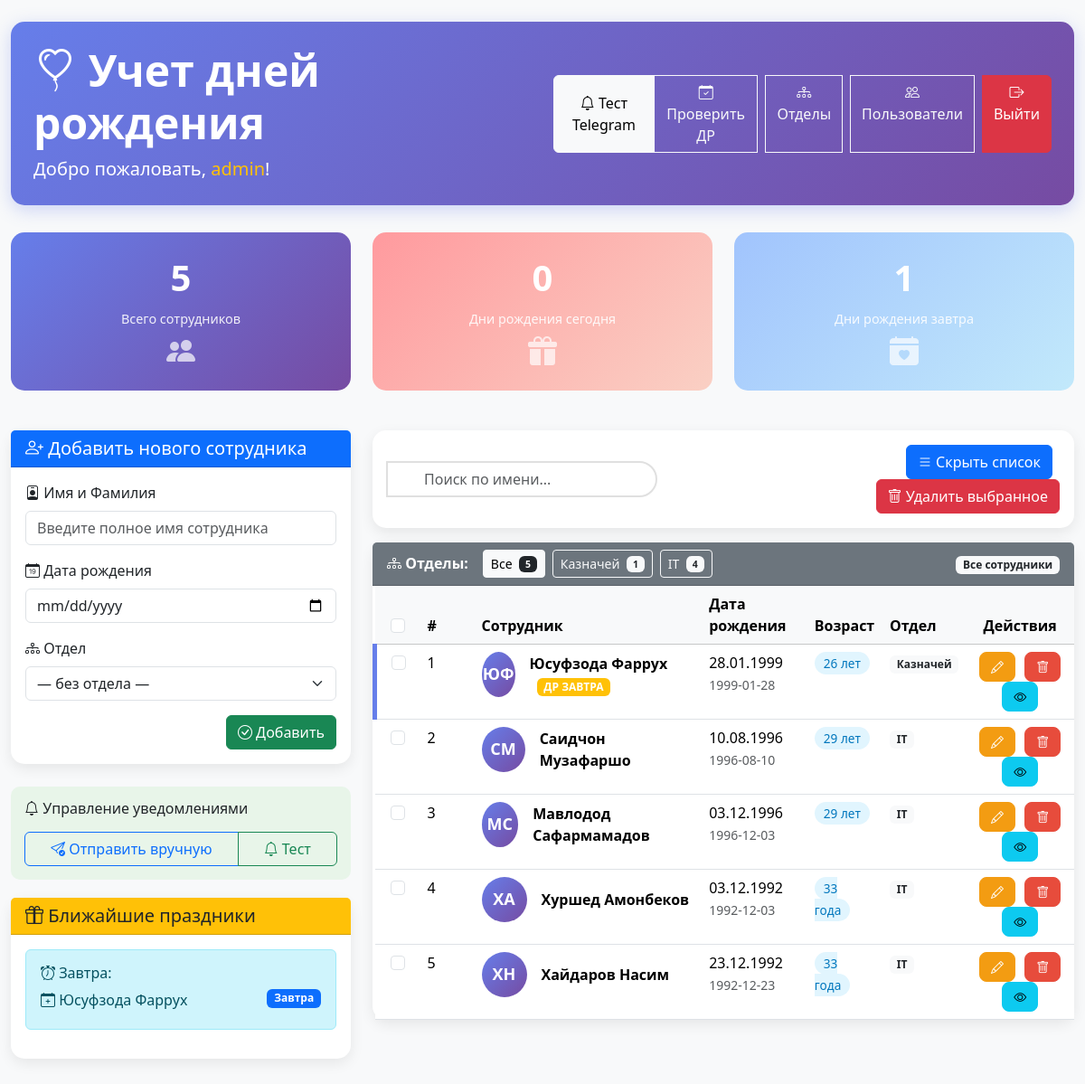
The page / (signed in) on the database its author committed.
### tables this page shows
CREATE TABLE employees (
            id INTEGER PRIMARY KEY AUTOINCREMENT,
            name TEXT NOT NULL,
            dob TEXT NOT NULL
        , department_id INTEGER);

### app.py (the view, shortened to what this page needs)
@app.route("/", methods=["GET", "POST"])
@login_required
def index():
    conn = sqlite3.connect(DB_NAME)
    cur = conn.cursor()
    cur.execute("""
        SELECT e.id, e.name, e.dob, COALESCE(d.name,'') as department
        FROM employees e
        LEFT JOIN departments d ON d.id = e.department_id
    """)
    rows = cur.fetchall()
    conn.close()
    employees = [{"id": r[0], "name": r[1], "dob": r[2], "department": r[3]} for r in rows]
    employees_sorted = sorted(employees, key=lambda x: datetime.strptime(x["dob"], "%Y-%m-%d").replace(year=1900))
    today_md = datetime.now().strftime("%m-%d")
    tomorrow_md = (datetime.now() + timedelta(days=1)).strftime("%m-%d")
    birthdays_today = [e["name"] for e in employees if datetime.strptime(e["dob"], "%Y-%m-%d").strftime("%m-%d") == today_md]
    birthdays_tomorrow = [e["name"] for e in employees if datetime.strptime(e["dob"], "%Y-%m-%d").strftime("%m-%d") == tomorrow_md]
    return render_template(
        "index.html",
        employees=employees_sorted,
        birthdays_today=birthdays_today,
        birthdays_tomorrow=birthdays_tomorrow,
        username=session.get("username"),
        is_admin=session.get("is_admin"),
        now=datetime.now(),
        get_age_suffix=get_age_suffix,
        departments=get_departments()
    )

### templates/index.html (shortened to what this page needs)
<!DOCTYPE html>
<html lang="ru">
<head>
    <link href="https://cdn.jsdelivr.net/npm/bootstrap@5.3.2/dist/css/bootstrap.min.css" rel="stylesheet">
    <link rel="stylesheet" href="https://cdn.jsdelivr.net/npm/bootstrap-icons@1.10.0/font/bootstrap-icons.css">
</head>
<body>
<div class="container-fluid py-4">
    <div class="dashboard-header">
        <div class="row align-items-center">
            <div class="col-md-6">
                <h1 class="display-5 fw-bold mb-2">
                    <i class="bi bi-balloon-heart"></i> Учет дней рождения
                </h1>
                <p class="lead mb-0">Добро пожаловать, <strong class="text-warning">{{ username }}</strong>!</p>
            </div>
            <div class="col-md-6 text-end">
                <div class="btn-group" role="group">
                    <button type="button" class="btn btn-light" onclick="sendTestNotification()">
                        <i class="bi bi-bell"></i> Тест Telegram
                    </button>
                    <a href="{{ url_for('check_birthdays_manual') }}" class="btn btn-outline-light">
                        <i class="bi bi-calendar-check"></i> Проверить ДР
                    </a>
                    {% if is_admin %}
                    <a href="{{ url_for('departments') }}" class="btn btn-outline-light ms-2">
                        <i class="bi bi-diagram-3"></i> Отделы
                    </a>
                    <a href="{{ url_for('users') }}" class="btn btn-outline-light ms-2">
                        <i class="bi bi-people"></i> Пользователи
                    </a>
                    {% endif %}
                    <a href="{{ url_for('logout') }}" class="btn btn-danger ms-2">
                        <i class="bi bi-box-arrow-right"></i> Выйти
                    </a>
                </div>
            </div>
        </div>
    </div>
    <div class="row mb-4">
        <div class="col-md-4">
            <div class="stats-card total">
                <div class="stats-number">{{ employees|length }}</div>
                <div class="stats-label">Всего сотрудников</div>
                <i class="bi bi-people-fill" style="font-size: 2rem; opacity: 0.7;"></i>
            </div>
        </div>
        <div class="col-md-4">
            <div class="stats-card today">
                <div class="stats-number">{{ birthdays_today|length }}</div>
                <div class="stats-label">Дни рождения сегодня</div>
                <i class="bi bi-gift-fill" style="font-size: 2rem; opacity: 0.7;"></i>
            </div>
        </div>
        <div class="col-md-4">
            <div class="stats-card tomorrow">
                <div class="stats-number">{{ birthdays_tomorrow|length }}</div>
                <div class="stats-label">Дни рождения завтра</div>
                <i class="bi bi-calendar-heart-fill" style="font-size: 2rem; opacity: 0.7;"></i>
            </div>
        </div>
    </div>
    <div class="row">
        <div class="col-lg-4">
            <div class="card card-custom">
                <div class="card-header bg-primary text-white">
                    <h5 class="mb-0" id="formTitle">
                        <i class="bi bi-person-plus"></i> Добавить нового сотрудника
                    </h5>
                </div>
                <div class="card-body">
                    <form method="POST" id="employeeForm">
                        <div class="mb-3">
                            <label for="employeeName" class="form-label">
                                <i class="bi bi-person-badge"></i> Имя и Фамилия
                            </label>
                            <input type="text" class="form-control" id="employeeName" name="name"
                                   placeholder="Введите полное имя сотрудника" required>
                        </div>
                        <div class="mb-3">
                            <label for="employeeDob" class="form-label">
                                <i class="bi bi-calendar-date"></i> Дата рождения
                            </label>
                            <input type="date" class="form-control" id="employeeDob" name="dob" required>
                        </div>
                        <div class="mb-3">
                            <label for="employeeDept" class="form-label">
                                <i class="bi bi-diagram-3"></i> Отдел
                            </label>
                            <select class="form-select" id="employeeDept" name="department_id">
                                <option value="">— без отдела —</option>
                            </select>
                        </div>
                        <div class="d-grid gap-2 d-md-flex justify-content-md-end">
                            <button type="submit" class="btn btn-success" id="submitBtn">
                                <i class="bi bi-check-circle"></i> Добавить
                            </button>
                        </div>
                    </form>
                </div>
            </div>
            <div class="notification-controls">
                <h6><i class="bi bi-bell"></i> Управление уведомлениями</h6>
                <div class="btn-group w-100 mt-2" role="group">
                    <a href="{{ url_for('check_birthdays_manual') }}" class="btn btn-outline-primary">
                        <i class="bi bi-send-check"></i> Отправить вручную
                    </a>
                    <button type="button" class="btn btn-outline-success" onclick="sendTestNotification()">
                        <i class="bi bi-bell"></i> Тест
                    </button>
                </div>
            </div>
            {% if birthdays_today or birthdays_tomorrow %}
            <div class="card card-custom">
                <div class="card-header bg-warning text-dark">
                    <h5 class="mb-0"><i class="bi bi-gift"></i> Ближайшие праздники</h5>
                </div>
                <div class="card-body">
                    {% if birthdays_tomorrow %}
                    <div class="alert alert-info">
                        <h6><i class="bi bi-alarm"></i> Завтра:</h6>
                        <ul class="list-unstyled mb-0">
                            {% for name in birthdays_tomorrow %}
                            <li class="mb-1">
                                <i class="bi bi-calendar-plus"></i> {{ name }}
                                <span class="badge bg-primary float-end">Завтра</span>
                            </li>
                            {% endfor %}
                        </ul>
                    </div>
                    {% endif %}
                </div>
            </div>
            {% endif %}
        </div>
        <div class="col-lg-8">
            <div class="card card-custom mb-3">
                <div class="card-body">
                    <div class="row align-items-center">
                        <div class="col-md-6">
                            <div class="input-group position-relative">
                                <span class="input-group-text search-icon">
                                </span>
                                <input type="text" id="searchInput" class="form-control search-box"
                                       placeholder="Поиск по имени...">
                            </div>
                        </div>
                        <div class="col-md-6 text-end">
                            <button class="btn btn-primary me-2" onclick="toggleEmployeeList()">
                                <i class="bi bi-list"></i>
                                <span id="toggleText">Скрыть список</span>
                            </button>
                            <button class="btn btn-danger" onclick="deleteSelected()">
                                <i class="bi bi-trash"></i> Удалить выбранное
                            </button>
                        </div>
                    </div>
                </div>
            </div>
            <div class="card card-custom" id="employeeListCard">
                <div class="card-header bg-secondary text-white">
                    <div class="d-flex flex-wrap align-items-center gap-2">
                        <div class="me-2 text-white fw-semibold">
                            <i class="bi bi-diagram-3"></i> Отделы:
                        </div>
                        <button type="button" class="btn btn-sm btn-light" onclick="filterByDepartment('ALL')">
                            Все
                            <span class="badge bg-dark ms-1" id="countAll">{{ employees|length }}</span>
                        </button>
                        <div id="deptButtons" class="d-flex flex-wrap gap-2"></div>
                        <div class="ms-auto text-white">
                            <span class="badge bg-light text-dark" id="currentFilterLabel">Все сотрудники</span>
                        </div>
                    </div>
                </div>
                <div class="card-body p-0">
                    <div class="table-responsive">
                        <table class="table table-hover mb-0">
                            <thead class="table-light">
                            <tr>
                                <th width="50" class="text-center">
                                    <input type="checkbox" id="selectAll" class="form-check-input">
                                </th>
                                <th width="60">#</th>
                                <th>Сотрудник</th>
                                <th>Дата рождения</th>
                                <th>Возраст</th>
                                <th>Отдел</th>
                                <th class="text-center">Действия</th>
                            </tr>
                            </thead>
                            <tbody id="employeeTableBody">
                            {% for emp in employees %}
                                {% set birth_date = emp.dob.split('-') %}
                                {% set birth_year = birth_date[0]|int %}
                                {% set birth_month = birth_date[1]|int %}
                                {% set birth_day = birth_date[2]|int %}
                                {% set age = now.year - birth_year %}
                                {% if now.month < birth_month or (now.month == birth_month and now.day < birth_day) %}
                                    {% set age = age - 1 %}
                                {% endif %}
                                <tr data-id="{{ emp.id }}"
                                    class="employee-row {% if emp.name in birthdays_today %}birthday-today{% elif emp.name in birthdays_tomorrow %}birthday-tomorrow{% endif %}">
                                    <td class="text-center">
                                        <input type="checkbox" class="form-check-input employee-checkbox"
                                               value="{{ emp.id }}">
                                    </td>
                                    <td>{{ loop.index }}</td>
                                    <td>
                                        <div class="d-flex align-items-center">
                                            <div class="employee-avatar me-3">
                                                {{ emp.name.split(' ')[0][0] }}{% if emp.name.split(' ')|length > 1 %}{{ emp.name.split(' ')[-1][0] }}{% else %}{{ emp.name[0] }}{% endif %}
                                            </div>
                                            <div>
                                                <strong>{{ emp.name }}</strong>
                                                {% if emp.name in birthdays_today %}
                                                <span class="badge bg-danger ms-2">ДР СЕГОДНЯ!</span>
                                                {% elif emp.name in birthdays_tomorrow %}
                                                <span class="badge bg-warning ms-2">ДР ЗАВТРА</span>
                                                {% endif %}
                                            </div>
                                        </div>
                                    </td>
                                    <td>
                                        {{ "%02d"|format(birth_day) }}.{{ "%02d"|format(birth_month) }}.{{ birth_year }}
                                        <br>
                                        <small class="text-muted">{{ emp.dob }}</small>
                                    </td>
                                    <td>
                                        <span class="age-badge">{{ age }} {{ get_age_suffix(age) }}</span>
                                    </td>
                                    <td>
                                        <span class="badge bg-light text-dark">
                                            {{ emp.department if emp.department else "—" }}
                                        </span>
                                    </td>
                                    <td class="text-center action-buttons">
                                        <button class="btn btn-sm btn-edit" onclick="editEmployee({{ emp.id }})" title="Редактировать">
                                            <i class="bi bi-pencil"></i>
                                        </button>
                                        <button class="btn btn-sm btn-delete" onclick="deleteEmployee({{ emp.id }})" title="Удалить">
                                            <i class="bi bi-trash"></i>
                                        </button>
                                        <button class="btn btn-sm btn-info" onclick="viewEmployee({{ emp.id }}, '{{ emp.name }}', '{{ emp.dob }}', '{{ emp.department|default("") }}')" title="Просмотр">
                                            <i class="bi bi-eye"></i>
                                        </button>
                                    </td>
                                </tr>
                            {% endfor %}
                            </tbody>
                        </table>
                    </div>
                </div>
            </div>
        </div>
    </div>
</div>
</body>
</html>

### rows shown on the page
employees: name "Юсуфзода Фаррух", name "Ю", name "Ф", shows "ДР ЗАВТРА", birth_day "28", birth_month "01", birth_year "1999", dob "1999-01-28", age "26", get_age_suffix "лет", department "Казначей"
employees: name "С", name "М", name "Саидчон Музафаршо", birth_day "10", birth_month "08", birth_year "1996", dob "1996-08-10", age "29", get_age_suffix "лет", department "IT"
employees: name "М", name "С", name "Мавлодод Сафармамадов", birth_day "03", birth_month "12", birth_year "1996", dob "1996-12-03", age "29", get_age_suffix "лет", department "IT"
employees: name "Х", name "А", name "Хуршед Амонбеков", birth_day "03", birth_month "12", birth_year "1992", dob "1992-12-03", age "33", get_age_suffix "года", department "IT"
employees: name "Х", name "Н", name "Хайдаров Насим", birth_day "23", birth_month "12", birth_year "1992", dob "1992-12-23", age "33", get_age_suffix "года", department "IT"

### other values the page prints
{{ username }} "admin"
{{ employees|length }} "5"
{{ birthdays_today|length }} "0"
{{ birthdays_tomorrow|length }} "1"
